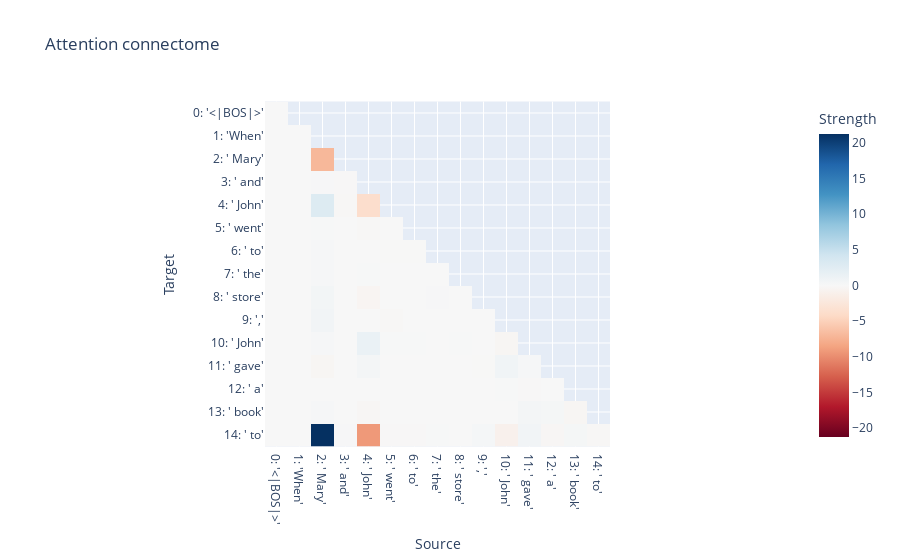

The cell this chart's notebook holds for it:
### Code cell
threshold = 0.15
prompt = '''def port(self, load, size, file, last):
"""oil column piece

    :param load: crime population
    :param size: unit dark
    :param'''
corrupt_prompt = prompt.replace("load", "banana").replace("size", "apple").replace("file", "pear").replace("last", "orange")

c = core.connectom(model, prompt,
                   core.logit_diff_metric(model, ' Mary', ' John'),
                   # d.logit_diffs_metric(model, ' file', [' self', ' load', ' size', ' last']),
                   # d.ZeroPattern(),
                   core.CorruptIntervention(model, prompt, corrupt_prompt),

                   core.BasicStrategy(),
                   # d.BacktrackBisectStrategy(threshold),
                   # d.BacktrackingStrategy(threshold),
                   # strategy=d.BisectStrategy(threshold),
                   )
# sankey_diagram_of_connectome(model, prompt, c, threshold=threshold);
core.plot_attn_connectome(model, prompt, c).show()
graph = core.plot_graphviz_connectome(model, prompt, c, threshold=threshold).pipe('svg').decode('utf-8')
SVG(graph)

### Figure 1 — Plotly figure (JSON) as saved in the notebook; plotly's stock layout.template omitted (floating-point values rounded to 4 significant figures; data arrays with more than 128 entries replaced by an {"elided": "..."} marker saying what was removed)
{"data": [{"coloraxis": "coloraxis", "name": "0", "x": ["0: '<|BOS|>'", "1: 'When'", "2: ' Mary'", "3: ' and'", "4: ' John'", "5: ' went'", "6: ' to'", "7: ' the'", "8: ' store'", "9: ','", "10: ' John'", "11: ' gave'", "12: ' a'", "13: ' book'", "14: ' to'"], "y": ["0: '<|BOS|>'", "1: 'When'", "2: ' Mary'", "3: ' and'", "4: ' John'", "5: ' went'", "6: ' to'", "7: ' the'", "8: ' store'", "9: ','", "10: ' John'", "11: ' gave'", "12: ' a'", "13: ' book'", "14: ' to'"], "z": {"elided": "15x15 float values"}, "type": "heatmap", "xaxis": "x", "yaxis": "y", "hovertemplate": "Source: %{x}<br>Target: %{y}<br>Strength: %{z}<extra></extra>"}], "layout": {"xaxis": {"anchor": "y", "domain": [0.0, 1.0], "scaleanchor": "y", "constrain": "domain", "title": {"text": "Source"}}, "yaxis": {"anchor": "x", "domain": [0.0, 1.0], "autorange": "reversed", "constrain": "domain", "title": {"text": "Target"}}, "coloraxis": {"colorbar": {"title": {"text": "Strength"}}, "colorscale": [[0.0, "rgb(103,0,31)"], [0.1, "rgb(178,24,43)"], [0.2, "rgb(214,96,77)"], [0.3, "rgb(244,165,130)"], [0.4, "rgb(253,219,199)"], [0.5, "rgb(247,247,247)"], [0.6, "rgb(209,229,240)"], [0.7, "rgb(146,197,222)"], [0.8, "rgb(67,147,195)"], [0.9, "rgb(33,102,172)"], [1.0, "rgb(5,48,97)"]], "cmid": 0}, "title": {"text": "Attention connectome"}}}
